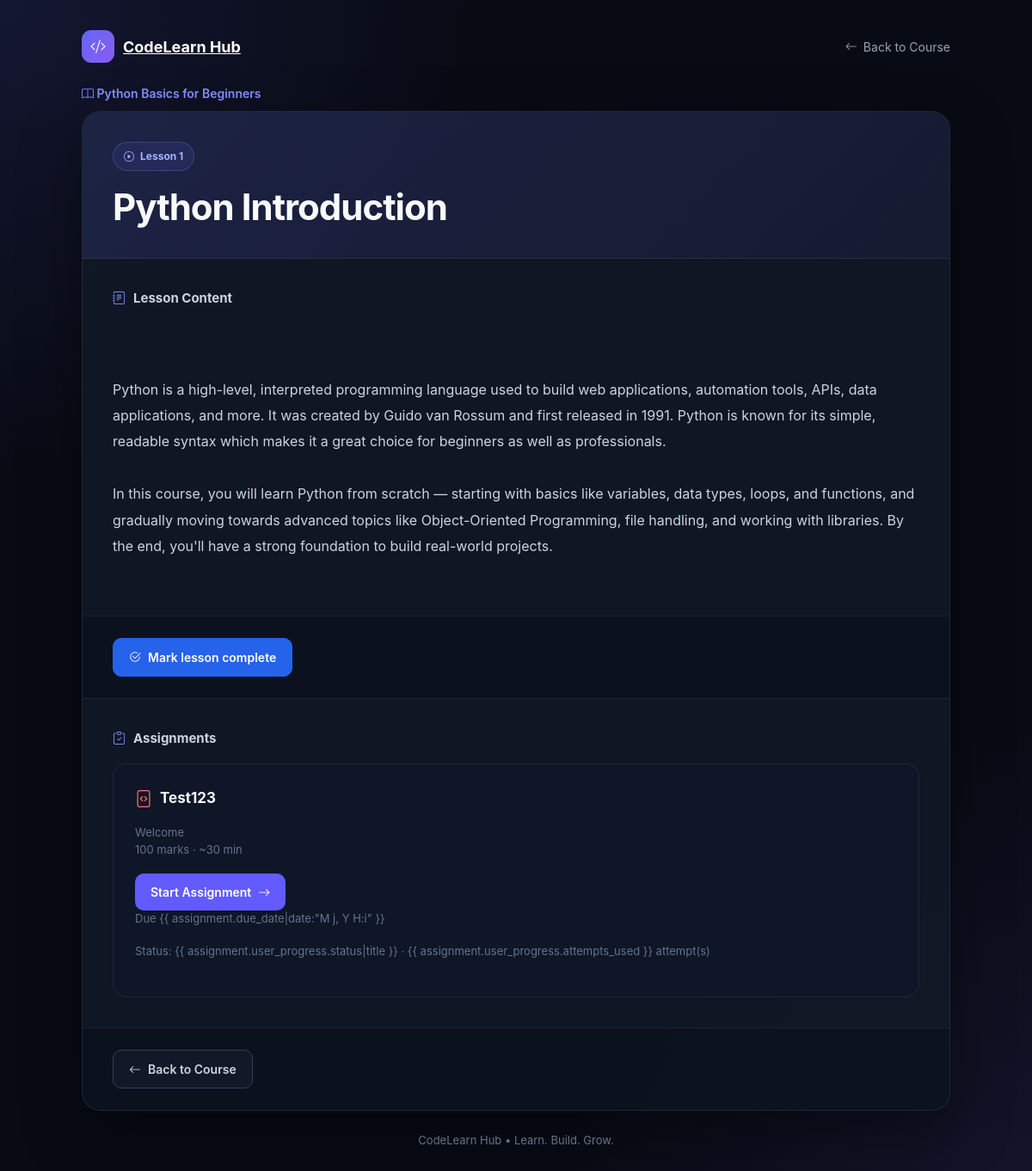
The app's page /lesson/1/ (signed in) with its own data.
### blog/models.py (models this page shows, shortened)
class Post(models.Model):
    STATUS_CHOICES = [
        ('DRAFT', 'Draft'),
        ('PUBLISHED', 'Published'),
        ('ARCHIVED', 'Archived'),
    ]
    CATEGORY_CHOICES = [
        ('Python', 'Python'),
        ('Django', 'Django'),
        ('AI', 'AI'),
        ('Java', 'Java'),
        ('JavaScript', 'JavaScript'),
        ('C++', 'C++'),
        ('C#', 'C#'),
        ('PHP', 'PHP'),
        ('Ruby', 'Ruby'),
        ('Go', 'Go'),
        ('Swift', 'Swift'),
        ('Kotlin', 'Kotlin'),
        ('Rust', 'Rust'),
        ('TypeScript', 'TypeScript'),
        ('SQL', 'SQL'),
        ('HTML/CSS', 'HTML/CSS'),
        ('Other', 'Other'),
    ]
    DIFFICULTY_CHOICES = [
        ('Beginner', 'Beginner'),
        ('Intermediate', 'Intermediate'),
        ('Advanced', 'Advanced'),
    ]
    title = models.CharField(
        max_length=100
    )
    category = models.CharField(
        max_length=20,
        choices=CATEGORY_CHOICES,
        default='Python'
    )
    description = models.TextField(
        blank=True
    )
    difficulty = models.CharField(
        max_length=20,
        choices=DIFFICULTY_CHOICES,
        default='Beginner'
    )
    what_you_learn = models.TextField(
        blank=True
    )
    content = models.TextField()
    status = models.CharField(
        max_length=20,
        choices=STATUS_CHOICES,
        default='PUBLISHED',
    )
    sequential_learning = models.BooleanField(default=False)
    image = models.ImageField(
        upload_to='posts/',
        blank=True,
        null=True
    )
    author = models.ForeignKey(
        User,
        on_delete=models.CASCADE
    )
    created_at = models.DateTimeField(
        auto_now_add=True
    )

class Lesson(models.Model):
    course = models.ForeignKey(
        Post,
        on_delete=models.CASCADE,
        related_name='lessons'
    )
    module = models.ForeignKey(
        Module,
        on_delete=models.SET_NULL,
        related_name='lessons',
        null=True,
        blank=True,
    )
    title = models.CharField(
        max_length=200
    )
    content = models.TextField()
    video_url = models.URLField(
        blank=True,
        null=True
    )
    order = models.PositiveIntegerField(
        default=1
    )
    created_at = models.DateTimeField(
        auto_now_add=True
    )
    class Meta:
        ordering = ['order']

class Assignment(models.Model):
    lesson = models.ForeignKey(
        Lesson,
        on_delete=models.CASCADE,
        related_name='assignments',
        null=True,
        blank=True
    )
    course = models.ForeignKey(
        Post,
        on_delete=models.CASCADE,
        related_name='assignments',
        null=True,
        blank=True
    )
    SOURCE_CHOICES = [
        ('STANDALONE', 'Standalone'),
        ('COURSE', 'Course'),
    ]
    TYPE_CHOICES = [
        ('QUIZ', 'Quiz'),
        ('CODING', 'Coding'),
        ('TEXT', 'Text'),
        ('FILE_UPLOAD', 'File upload'),
        ('PROJECT', 'Project'),
    ]
    STATUS_CHOICES = [
        ('DRAFT', 'Draft'),
        ('PUBLISHED', 'Published'),
        ('ARCHIVED', 'Archived'),
    ]
    title = models.CharField(
        max_length=200
    )
    description = models.TextField()
    instructions = models.TextField(blank=True)
    assignment_source = models.CharField(max_length=20, choices=SOURCE_CHOICES, default='COURSE')
    assignment_type = models.CharField(max_length=20, choices=TYPE_CHOICES, default='TEXT')
    difficulty = models.CharField(max_length=20, default='Beginner')
    max_score = models.PositiveIntegerField(
        default=100
    )
    passing_marks = models.PositiveIntegerField(default=50)
    estimated_duration = models.PositiveIntegerField(default=30)
    release_date = models.DateTimeField(null=True, blank=True)
    due_date = models.DateTimeField(null=True, blank=True)
    max_attempts = models.PositiveIntegerField(default=1)
    late_submission_allowed = models.BooleanField(default=False)
    required = models.BooleanField(default=False)
    status = models.CharField(max_length=20, choices=STATUS_CHOICES, default='DRAFT')
    created_by = models.ForeignKey(User, on_delete=models.SET_NULL, null=True, blank=True, related_name='created_assignments')
    published_at = models.DateTimeField(null=True, blank=True)
    created_at = models.DateTimeField(
        auto_now_add=True
    )

### blog/views.py (the view)
def lesson_detail(request, pk):
    lesson = get_object_or_404(
        Lesson,
        pk=pk,
        course__status='PUBLISHED',
    )
    if not request.user.is_authenticated:
        return redirect('blog:login')
    enrolled = Enrollment.objects.filter(
        student=request.user,
        course=lesson.course
    ).exists()
    if not enrolled:
        return redirect('blog:post_detail', pk=lesson.course_id)
    if not can_access_lesson(request.user, lesson):
        return HttpResponseForbidden('Complete the earlier lessons first.')
    lesson_progress = start_lesson(request.user, lesson)
    ordered_lessons = list(lesson.course.lessons.all())
    lesson_index = next(index for index, item in enumerate(ordered_lessons) if item.pk == lesson.pk)
    assignments = Assignment.objects.filter(
        assignment_source='COURSE',
        status='PUBLISHED',
        lesson=lesson
    ).filter(
        Q(release_date__isnull=True) | Q(release_date__lte=timezone.now())
    )
    progress = {
        item.assignment_id: item
        for item in UserAssignmentProgress.objects.filter(
            user=request.user,
            assignment__in=assignments
        )
    }
    for assignment in assignments:
        assignment.user_progress = progress.get(assignment.id)
    context = {
        'lesson': lesson,
        'course': lesson.course,
        'lesson_assignments': assignments,
        'assignment_progress': progress,
        'enrolled': enrolled,
        'lesson_progress': lesson_progress,
        'previous_lesson': ordered_lessons[lesson_index - 1] if lesson_index else None,
        'next_lesson': ordered_lessons[lesson_index + 1] if lesson_index + 1 < len(ordered_lessons) else None,
    }
    return render(
        request,
        'blog/lesson_detail.html',
        context
    )

### blog/context_processors.py (called while the page is built)
def site_name(request):
    return {
        "SITE_NAME": settings.SITE_NAME
    }

def unread_message_count(request):
    if not request.user.is_authenticated:
        return {
            "UNREAD_MESSAGE_COUNT": 0
        }
    count = Message.objects.filter(
        Q(conversation__project_owner=request.user) |
        Q(conversation__participant=request.user),
        is_read=False
    ).exclude(
        sender=request.user
    ).count()
    return {
        "UNREAD_MESSAGE_COUNT": count
    }

### blog/services/course_progress.py (called while the page is built, shortened)
def can_access_lesson(student, lesson):
    if not Enrollment.objects.filter(student=student, course=lesson.course).exists():
        return False
    if not lesson.course.sequential_learning:
        return True

def start_lesson(student, lesson):
    now = timezone.now()
    progress, _ = LessonProgress.objects.get_or_create(student=student, lesson=lesson)
    progress.started_at = progress.started_at or now
    progress.last_accessed_at = now
    progress.save(update_fields=('started_at', 'last_accessed_at'))
    enrollment = Enrollment.objects.get(student=student, course=lesson.course)
    enrollment.started_at = enrollment.started_at or now
    enrollment.last_accessed_at = now
    enrollment.status = 'IN_PROGRESS' if not enrollment.completed else 'COMPLETED'
    enrollment.save(update_fields=('started_at', 'last_accessed_at', 'status'))
    return progress

### templates/blog/lesson_detail.html (shortened to what this page needs)
<!DOCTYPE html>
<html lang="en">
<head>
    <link href="https://cdn.jsdelivr.net/npm/bootstrap@5.3.3/dist/css/bootstrap.min.css" rel="stylesheet">
    <link href="https://cdn.jsdelivr.net/npm/bootstrap-icons@1.11.3/font/bootstrap-icons.css" rel="stylesheet">
</head>
<body>
    <div class="page-wrapper">
        <div class="top-bar">
            <a href="{% url 'blog:dashboard' %}" class="brand">
                <div class="brand-icon">
                    <i class="bi bi-code-slash"></i>
                </div>
                <span>CodeLearn Hub</span>
            </a>
            <a href="{% url 'blog:post_detail' course.pk %}" class="back-link">
                <i class="bi bi-arrow-left"></i>
                Back to Course
            </a>
        </div>
        <div class="course-name">
            <i class="bi bi-book"></i>
            {{ course.title }}
        </div>
        <div class="lesson-card">
            <div class="lesson-header">
                <div class="lesson-badge">
                    <i class="bi bi-play-circle"></i>
                    Lesson {{ lesson.order }}
                </div>
                <h1>
                    {{ lesson.title }}
                </h1>
            </div>
            <div class="lesson-content">
                <div class="content-label">
                    <i class="bi bi-journal-text"></i>
                    Lesson Content
                </div>
                <div class="lesson-text">
                    {{ lesson.content }}
                </div>
            </div>
            <div class="lesson-footer"
                style="display:flex;align-items:center;justify-content:space-between;gap:16px;flex-wrap:wrap;">
                {% if lesson_progress.completed %}
                <div style="color:#86efac;font-weight:600;">
                    <i class="bi bi-check-circle-fill"></i> Lesson completed
                </div>
                {% else %}
                <form method="post" action="{% url 'blog:complete_lesson' lesson.pk %}">
                    <button type="submit" class="course-btn"
                        style="background:#2563eb;color:#fff;border-color:#2563eb;">
                        <i class="bi bi-check2-circle"></i> Mark lesson complete
                    </button>
                </form>
                {% endif %}
            </div>
            {% if enrolled %}
            <div class="lesson-content" style="border-top:1px solid rgba(255,255,255,.07);">
                <div class="content-label">
                    <i class="bi bi-clipboard-check"></i>
                    Assignments
                </div>
                {% for assignment in lesson_assignments %}
                <div class="video-section" style="margin-top:16px;">
                    <div class="video-title">
                        <i class="bi bi-file-code"></i>
                        {{ assignment.title }}
                    </div>
                    <div class="video-description">
                        {{ assignment.description }}<br>
                        {{ assignment.max_score }} marks · ~{{ assignment.estimated_duration }} min
                    </div>
                    <a href="{% url 'blog:assignment_attempt' assignment.pk %}" class="video-btn"
                        style="background:#635bff;">
                        {% if assignment.user_progress.latest_attempt.status == 'IN_PROGRESS' %}Resume Assignment{% elif
                        assignment.user_progress.latest_attempt %}View Result{% else %}Start Assignment{% endif %}
                        <i class="bi bi-arrow-right"></i>
                    </a>
                    {% if assignment.due_date %}<div class="video-description">Due {{ assignment.due_date|date:"M j, Y
                        H:i" }}</div>{% endif %}
                    {% if assignment.user_progress %}<div class="video-description">Status: {{
                        assignment.user_progress.status|title }}{% if assignment.user_progress.attempts_used %} · {{
                        assignment.user_progress.attempts_used }} attempt(s){% endif %}</div>{% endif %}
                </div>
                {% empty %}
                <div class="video-description">No assignment for this lesson.</div>
                {% endfor %}
            </div>
            {% endif %}
            <div class="lesson-footer">
                <a href="{% url 'blog:post_detail' course.pk %}" class="course-btn">
                    <i class="bi bi-arrow-left"></i>
                    Back to Course
                </a>
            </div>
        </div>
        <div class="page-footer">
            CodeLearn Hub • Learn. Build. Grow.
        </div>
    </div>
</body>
</html>

### templates/blog/lesson_detail.html (style rules this page uses)
* { box-sizing: border-box; }
body { margin: 0; min-height: 100vh; font-family: Inter, Arial, sans-serif; background: radial-gradient(circle at top left, rgba(99, 102, 241, 0.13), transparent 30%), radial-gradient(circle at bottom right, rgba(139, 92, 246, 0.10), transparent 30%), #080b14; color: #f8fafc; }
.page-wrapper { max-width: 1050px; margin: auto; padding: 35px 20px 60px; }
.top-bar { display: flex; align-items: center; justify-content: space-between; margin-bottom: 25px; }
.brand { display: flex; align-items: center; gap: 10px; color: white; font-size: 18px; font-weight: 700; }
.brand-icon { width: 38px; height: 38px; display: flex; align-items: center; justify-content: center; border-radius: 11px; background: linear-gradient(135deg, #6366f1, #8b5cf6); }
.back-link { display: inline-flex; align-items: center; gap: 7px; color: #94a3b8; font-size: 14px; text-decoration: none; transition: 0.2s ease; }
.course-name { margin-bottom: 10px; color: #818cf8; font-size: 14px; font-weight: 600; }
.lesson-card { overflow: hidden; background: rgba(17, 24, 39, 0.92); border: 1px solid rgba(255, 255, 255, 0.07); border-radius: 22px; box-shadow: 0 25px 70px rgba(0, 0, 0, 0.40); }
.lesson-header { padding: 35px; background: linear-gradient(135deg, rgba(99, 102, 241, 0.15), rgba(139, 92, 246, 0.06)); border-bottom: 1px solid rgba(255, 255, 255, 0.07); }
.lesson-badge { display: inline-flex; align-items: center; gap: 7px; padding: 7px 12px; margin-bottom: 18px; border: 1px solid rgba(129, 140, 248, 0.25); border-radius: 20px; background: rgba(99, 102, 241, 0.12); color: #a5b4fc; font-size: 12px; font-weight: 700; }
.lesson-header h1 { margin: 0; font-size: clamp(28px, 5vw, 42px); line-height: 1.15; font-weight: 750; letter-spacing: -1px; }
.lesson-content { padding: 35px; }
.content-label { display: flex; align-items: center; gap: 9px; margin-bottom: 18px; color: #cbd5e1; font-size: 15px; font-weight: 700; }
.content-label i { color: #818cf8; }
.lesson-text { color: #cbd5e1; font-size: 16px; line-height: 1.9; white-space: pre-line; }
.video-section { margin-top: 35px; padding: 25px; border: 1px solid rgba(255, 255, 255, 0.07); border-radius: 16px; background: rgba(15, 23, 42, 0.70); }
.video-title { display: flex; align-items: center; gap: 9px; margin-bottom: 15px; font-size: 17px; font-weight: 700; }
.video-title i { color: #f87171; font-size: 20px; }
.video-description { margin-bottom: 18px; color: #64748b; font-size: 13px; }
.video-btn { display: inline-flex; align-items: center; gap: 8px; padding: 11px 18px; border-radius: 10px; color: white; background: #dc2626; font-size: 14px; font-weight: 600; text-decoration: none; transition: 0.2s ease; }
.lesson-footer { padding: 25px 35px; border-top: 1px solid rgba(255, 255, 255, 0.07); background: rgba(8, 11, 20, 0.35); }
.course-btn { display: inline-flex; align-items: center; gap: 8px; padding: 11px 18px; border: 1px solid #334155; border-radius: 10px; color: #cbd5e1; background: #111827; font-size: 14px; font-weight: 600; text-decoration: none; transition: 0.2s ease; }
.page-footer { margin-top: 25px; text-align: center; color: #64748b; font-size: 13px; }

### records on screen
Post: title "Python Basics for Beginners"
Lesson: order "1", title "Python Introduction", content "Python is a high-level, interpreted programming language used to build web applications, automation tools, APIs, data applications, and more. It was created by Guido van Rossum and first released in 1991. Python is known for its simple, readable syntax which makes it a great choice for beginners as well as professionals. In this course, you will learn Python from scratch — starting with basics like variables, data types, loops, and functions, and gradually moving towards advanced topics like Object-Oriented Programming, file handling, and working with libraries. By the end, you'll have a strong foundation to build real-world projects."
Assignment: title "Test123", description "Welcome", max_score "100", estimated_duration "30", shows "Start Assignment", shows "Due {{ assignment.due_date|date:\"M j, Y H:i\" }}", shows "Status: {{ assignment.user_progress.status|title }}", shows "· {{ assignment.user_progress.attempts_used }} attempt(s)"
